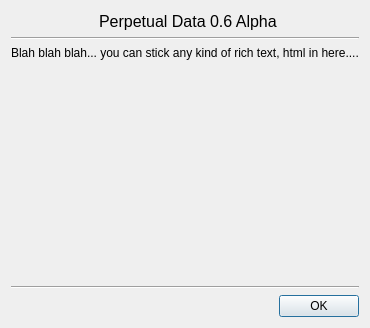
<?xml version="1.0" encoding="UTF-8"?>
<ui version="4.0">
 <class>About</class>
 <widget class="QDialog" name="About">
  <property name="geometry">
   <rect>
    <x>0</x>
    <y>0</y>
    <width>361</width>
    <height>328</height>
   </rect>
  </property>
  <property name="windowTitle">
   <string>About Perpetual Data</string>
  </property>
  <layout class="QVBoxLayout" name="verticalLayout">
   <item>
    <layout class="QGridLayout" name="gridLayout">
     <item row="0" column="0">
      <spacer name="horizontalSpacer">
       <property name="orientation">
        <enum>Qt::Horizontal</enum>
       </property>
       <property name="sizeHint" stdset="0">
        <size>
         <width>40</width>
         <height>0</height>
        </size>
       </property>
      </spacer>
     </item>
     <item row="0" column="1" rowspan="2">
      <widget class="QLabel" name="title">
       <property name="font">
        <font>
         <pointsize>12</pointsize>
        </font>
       </property>
       <property name="text">
        <string>Perpetual Data 0.6 Alpha</string>
       </property>
      </widget>
     </item>
     <item row="0" column="2" rowspan="2">
      <spacer name="horizontalSpacer_2">
       <property name="orientation">
        <enum>Qt::Horizontal</enum>
       </property>
       <property name="sizeHint" stdset="0">
        <size>
         <width>40</width>
         <height>20</height>
        </size>
       </property>
      </spacer>
     </item>
     <item row="1" column="0">
      <widget class="QLabel" name="icon">
       <property name="text">
        <string/>
       </property>
       <property name="pixmap">
        <pixmap resource="../resources/resources.qrc">:/icons/64/globe</pixmap>
       </property>
      </widget>
     </item>
    </layout>
   </item>
   <item>
    <widget class="Line" name="line">
     <property name="orientation">
      <enum>Qt::Horizontal</enum>
     </property>
    </widget>
   </item>
   <item>
    <widget class="QLabel" name="label_3">
     <property name="text">
      <string>Blah blah blah... you can stick any kind of rich text, html in here....</string>
     </property>
    </widget>
   </item>
   <item>
    <spacer name="verticalSpacer">
     <property name="orientation">
      <enum>Qt::Vertical</enum>
     </property>
     <property name="sizeHint" stdset="0">
      <size>
       <width>20</width>
       <height>190</height>
      </size>
     </property>
    </spacer>
   </item>
   <item>
    <widget class="Line" name="line_2">
     <property name="orientation">
      <enum>Qt::Horizontal</enum>
     </property>
    </widget>
   </item>
   <item>
    <widget class="QDialogButtonBox" name="buttonBox">
     <property name="orientation">
      <enum>Qt::Horizontal</enum>
     </property>
     <property name="standardButtons">
      <set>QDialogButtonBox::Ok</set>
     </property>
    </widget>
   </item>
  </layout>
 </widget>
 <resources>
  <include location="../resources/resources.qrc"/>
  <include location="../resources/resources.qrc"/>
  <include location="../resources/resources.qrc"/>
 </resources>
 <connections>
  <connection>
   <sender>buttonBox</sender>
   <signal>accepted()</signal>
   <receiver>About</receiver>
   <slot>accept()</slot>
   <hints>
    <hint type="sourcelabel">
     <x>248</x>
     <y>254</y>
    </hint>
    <hint type="destinationlabel">
     <x>157</x>
     <y>274</y>
    </hint>
   </hints>
  </connection>
  <connection>
   <sender>buttonBox</sender>
   <signal>rejected()</signal>
   <receiver>About</receiver>
   <slot>reject()</slot>
   <hints>
    <hint type="sourcelabel">
     <x>316</x>
     <y>260</y>
    </hint>
    <hint type="destinationlabel">
     <x>286</x>
     <y>274</y>
    </hint>
   </hints>
  </connection>
 </connections>
</ui>
